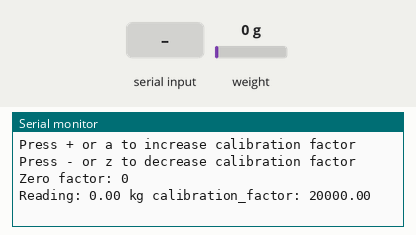
Bench run of a sketch on a simulated ESP32. Parts: the last lines printed to the serial monitor. Inputs (shaded band) come from the test bench; at power-on: weight on the scale 0 g.

Above: at 3.3 s.
3.4 s: weight on the scale set to 100 g
At 3.4 s:
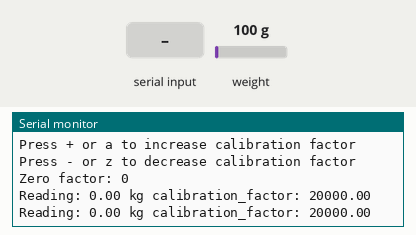
4.9 s: "1" received over Serial
6.4 s: "2" received over Serial
7.9 s: weight on the scale set to 1250 g
At 7.9 s:
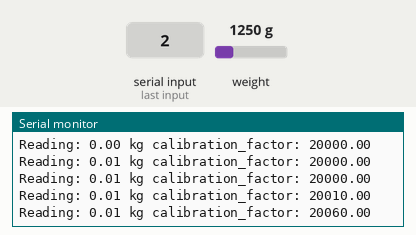
Timing chart, 0 to 10.4 s (numbered marks = the images above; inputs shaded):
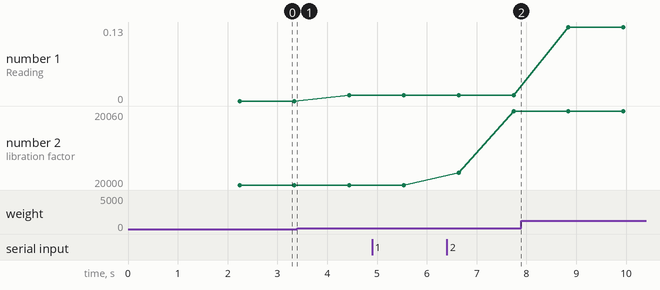

The sketch:

WeightTest.ino
```cpp
// (licence header left out)
//This library can be obtained here http://librarymanager/All#Avia_HX711
#include "HX711.h"

#define LOADCELL_DOUT_PIN D5
#define LOADCELL_SCK_PIN D6

HX711 scale;

float output = 0;

//-7050 worked for my 440lb max scale setup
float calibration_factor = 20000;

void setup()
{
  Serial.begin(9600);
  Serial.println("HX711 calibration sketch");
  Serial.println("Remove all weight from scale");
  Serial.println("After readings begin, place known weight on scale");
  Serial.println("Press + or a to increase calibration factor");
  Serial.println("Press - or z to decrease calibration factor");

  scale.begin(LOADCELL_DOUT_PIN, LOADCELL_SCK_PIN);
  scale.set_scale();
  //Reset the scale to 0
  scale.tare();

  //Get a baseline reading
  long zero_factor = scale.read_average();
  //This can be used to remove the need to tare the scale. Useful in permanent scale projects.
  Serial.print("Zero factor: ");
  Serial.println(zero_factor);
}

void loop()
{
  //Adjust to this calibration factor
  scale.set_scale(calibration_factor);

  output = scale.get_units(), 1;
  output /= 10;
  Serial.print("Reading: ");
  Serial.print(output);
  //Change this to kg and re-adjust the calibration factor if you follow SI units like a sane person
  //기존 예제가 파운드(lbs) 기준이지만 우리는 킬로그램(kg)을 쓸것이므로 'kg'로 바꿉시다.
  Serial.print(" kg");
  Serial.print(" calibration_factor: ");
  Serial.print(calibration_factor);
  Serial.println();

  if(Serial.available())
  {
    char temp = Serial.read();

    //변경 : 보정값 범위 설정 가능하도록 변경
    switch(temp)
    {
      case '1':
        calibration_factor += 10;
        break;
      case '2':
        calibration_factor += 50;
        break;
      case '3':
        calibration_factor += 100;
        break;
      case '4':
        calibration_factor += 1000;
        break;

      case 'a':
        calibration_factor -= 10;
        break;
      case 's':
        calibration_factor -= 50;
        break;
      case 'd':
        calibration_factor -= 100;
        break;
      case 'f':
        calibration_factor -= 1000;
        break;
    }
  }
  delay(1000);
}
```

Measured:
- plotted number 1: 0 → 0.01 after the input at 3.4 s, 0.01 → 0.13 after the input at 7.9 s
- plotted number 2: 20000 → 20060 after the input at 6.4 s
